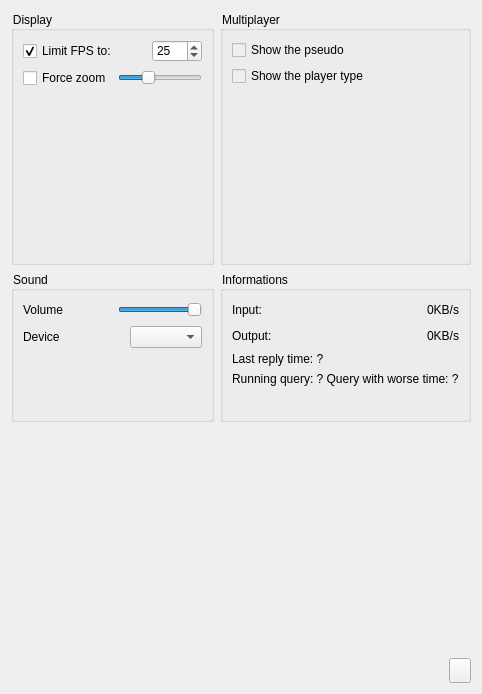
       <widget class="QWidget" name="page_options">
        <property name="styleSheet">
         <string notr="true">#page_options{background-image: url(:/images/background.jpg);}
</string>
        </property>
        <layout class="QVBoxLayout" name="verticalLayout_13">
         <item>
          <layout class="QGridLayout" name="gridLayout">
           <item row="0" column="0">
            <widget class="QGroupBox" name="groupBox_Options_Displayer">
             <property name="styleSheet">
              <string notr="true">background-image: url(:/images/light-white.png);color: rgb(0, 0, 0);</string>
             </property>
             <property name="title">
              <string>Display</string>
             </property>
             <layout class="QVBoxLayout" name="verticalLayout_6">
              <item>
               <layout class="QHBoxLayout" name="horizontalLayout_6">
                <item>
                 <widget class="QCheckBox" name="checkBoxLimitFPS">
                  <property name="text">
                   <string>Limit FPS to:</string>
                  </property>
                  <property name="checked">
                   <bool>true</bool>
                  </property>
                 </widget>
                </item>
                <item>
                 <widget class="QSpinBox" name="spinBoxMaxFPS">
                  <property name="maximumSize">
                   <size>
                    <width>50</width>
                    <height>16777215</height>
                   </size>
                  </property>
                  <property name="minimum">
                   <number>16</number>
                  </property>
                  <property name="value">
                   <number>25</number>
                  </property>
                 </widget>
                </item>
               </layout>
              </item>
              <item>
               <layout class="QHBoxLayout" name="horizontalLayout_58">
                <item>
                 <widget class="QCheckBox" name="forceZoom">
                  <property name="text">
                   <string>Force zoom</string>
                  </property>
                 </widget>
                </item>
                <item>
                 <widget class="QSlider" name="zoom">
                  <property name="minimum">
                   <number>1</number>
                  </property>
                  <property name="maximum">
                   <number>4</number>
                  </property>
                  <property name="value">
                   <number>2</number>
                  </property>
                  <property name="orientation">
                   <enum>Qt::Horizontal</enum>
                  </property>
                 </widget>
                </item>
               </layout>
              </item>
              <item>
               <spacer name="verticalSpacer_4">
                <property name="orientation">
                 <enum>Qt::Vertical</enum>
                </property>
                <property name="sizeHint" stdset="0">
                 <size>
                  <width>20</width>
                  <height>164</height>
                 </size>
                </property>
               </spacer>
              </item>
             </layout>
            </widget>
           </item>
           <item row="0" column="1">
            <widget class="QGroupBox" name="groupBox_Options_Multiplayer">
             <property name="styleSheet">
              <string notr="true">background-image: url(:/images/light-white.png);color: rgb(0, 0, 0);</string>
             </property>
             <property name="title">
              <string>Multiplayer</string>
             </property>
             <layout class="QVBoxLayout" name="verticalLayout_10">
              <item>
               <widget class="QCheckBox" name="checkBoxShowPseudo">
                <property name="enabled">
                 <bool>false</bool>
                </property>
                <property name="text">
                 <string>Show the pseudo</string>
                </property>
                <property name="checked">
                 <bool>false</bool>
                </property>
               </widget>
              </item>
              <item>
               <widget class="QCheckBox" name="checkBoxShowPlayerType">
                <property name="enabled">
                 <bool>false</bool>
                </property>
                <property name="toolTip">
                 <string>Show if is admin, developer, premium, normal</string>
                </property>
                <property name="text">
                 <string>Show the player type</string>
                </property>
                <property name="checked">
                 <bool>false</bool>
                </property>
               </widget>
              </item>
              <item>
               <spacer name="verticalSpacer_6">
                <property name="orientation">
                 <enum>Qt::Vertical</enum>
                </property>
                <property name="sizeHint" stdset="0">
                 <size>
                  <width>20</width>
                  <height>167</height>
                 </size>
                </property>
               </spacer>
              </item>
             </layout>
            </widget>
           </item>
           <item row="1" column="0">
            <widget class="QGroupBox" name="groupBox">
             <property name="styleSheet">
              <string notr="true">background-image: url(:/images/light-white.png);color: rgb(0, 0, 0);</string>
             </property>
             <property name="title">
              <string>Sound</string>
             </property>
             <layout class="QVBoxLayout" name="verticalLayout_11">
              <item>
               <layout class="QHBoxLayout" name="horizontalLayout_56">
                <item>
                 <widget class="QLabel" name="label_25">
                  <property name="text">
                   <string>Volume</string>
                  </property>
                 </widget>
                </item>
                <item>
                 <spacer name="horizontalSpacer_49">
                  <property name="orientation">
                   <enum>Qt::Horizontal</enum>
                  </property>
                  <property name="sizeHint" stdset="0">
                   <size>
                    <width>40</width>
                    <height>20</height>
                   </size>
                  </property>
                 </spacer>
                </item>
                <item>
                 <widget class="QSlider" name="audioVolume">
                  <property name="styleSheet">
                   <string notr="true">background-image: url(:/images/empty.png);</string>
                  </property>
                  <property name="maximum">
                   <number>100</number>
                  </property>
                  <property name="value">
                   <number>100</number>
                  </property>
                  <property name="orientation">
                   <enum>Qt::Horizontal</enum>
                  </property>
                 </widget>
                </item>
               </layout>
              </item>
              <item>
               <layout class="QHBoxLayout" name="horizontalLayout_59">
                <item>
                 <widget class="QLabel" name="label_20">
                  <property name="text">
                   <string>Device</string>
                  </property>
                 </widget>
                </item>
                <item>
                 <spacer name="horizontalSpacer_56">
                  <property name="orientation">
                   <enum>Qt::Horizontal</enum>
                  </property>
                  <property name="sizeHint" stdset="0">
                   <size>
                    <width>40</width>
                    <height>20</height>
                   </size>
                  </property>
                 </spacer>
                </item>
                <item>
                 <widget class="QComboBox" name="audiodevice"/>
                </item>
               </layout>
              </item>
              <item>
               <spacer name="verticalSpacer_13">
                <property name="orientation">
                 <enum>Qt::Vertical</enum>
                </property>
                <property name="sizeHint" stdset="0">
                 <size>
                  <width>20</width>
                  <height>40</height>
                 </size>
                </property>
               </spacer>
              </item>
             </layout>
            </widget>
           </item>
           <item row="1" column="1">
            <widget class="QGroupBox" name="groupBox_2">
             <property name="styleSheet">
              <string notr="true">background-image: url(:/images/light-white.png);color: rgb(0, 0, 0);</string>
             </property>
             <property name="title">
              <string>Informations</string>
             </property>
             <layout class="QVBoxLayout" name="verticalLayout_9">
              <item>
               <layout class="QHBoxLayout" name="horizontalLayout_13">
                <item>
                 <widget class="QLabel" name="label_11">
                  <property name="text">
                   <string>Input:</string>
                  </property>
                 </widget>
                </item>
                <item>
                 <spacer name="horizontalSpacer_20">
                  <property name="orientation">
                   <enum>Qt::Horizontal</enum>
                  </property>
                  <property name="sizeHint" stdset="0">
                   <size>
                    <width>40</width>
                    <height>20</height>
                   </size>
                  </property>
                 </spacer>
                </item>
                <item>
                 <widget class="QLabel" name="labelInput">
                  <property name="text">
                   <string>0KB/s</string>
                  </property>
                 </widget>
                </item>
               </layout>
              </item>
              <item>
               <layout class="QHBoxLayout" name="horizontalLayout_20">
                <item>
                 <widget class="QLabel" name="label_12">
                  <property name="text">
                   <string>Output:</string>
                  </property>
                 </widget>
                </item>
                <item>
                 <spacer name="horizontalSpacer_21">
                  <property name="orientation">
                   <enum>Qt::Horizontal</enum>
                  </property>
                  <property name="sizeHint" stdset="0">
                   <size>
                    <width>40</width>
                    <height>20</height>
                   </size>
                  </property>
                 </spacer>
                </item>
                <item>
                 <widget class="QLabel" name="labelOutput">
                  <property name="text">
                   <string>0KB/s</string>
                  </property>
                 </widget>
                </item>
               </layout>
              </item>
              <item>
               <widget class="QLabel" name="labelLastReplyTime">
                <property name="text">
                 <string>Last reply time: ?</string>
                </property>
               </widget>
              </item>
              <item>
               <widget class="QLabel" name="labelQueryList">
                <property name="text">
                 <string>Running query: ? Query with worse time: ?</string>
                </property>
               </widget>
              </item>
              <item>
               <spacer name="verticalSpacer_12">
                <property name="orientation">
                 <enum>Qt::Vertical</enum>
                </property>
                <property name="sizeHint" stdset="0">
                 <size>
                  <width>20</width>
                  <height>24</height>
                 </size>
                </property>
               </spacer>
              </item>
             </layout>
            </widget>
           </item>
          </layout>
         </item>
         <item>
          <spacer name="verticalSpacer_7">
           <property name="orientation">
            <enum>Qt::Vertical</enum>
           </property>
           <property name="sizeHint" stdset="0">
            <size>
             <width>20</width>
             <height>230</height>
            </size>
           </property>
          </spacer>
         </item>
         <item>
          <layout class="QHBoxLayout" name="horizontalLayout_14">
           <item>
            <spacer name="horizontalSpacer">
             <property name="orientation">
              <enum>Qt::Horizontal</enum>
             </property>
             <property name="sizeHint" stdset="0">
              <size>
               <width>40</width>
               <height>20</height>
              </size>
             </property>
            </spacer>
           </item>
           <item>
            <widget class="QToolButton" name="toolButton_quit_options">
             <property name="minimumSize">
              <size>
               <width>22</width>
               <height>25</height>
              </size>
             </property>
             <property name="maximumSize">
              <size>
               <width>22</width>
               <height>25</height>
              </size>
             </property>
             <property name="styleSheet">
              <string notr="true">QToolButton::hover {
background-position:left center;
}
QToolButton::pressed {
background-position:left bottom;
}
QToolButton { 
background-image: url(:/images/interface/quit.png);
border-image: url(:/images/empty.png);
}</string>
             </property>
            </widget>
           </item>
          </layout>
         </item>
        </layout>
       </widget>
